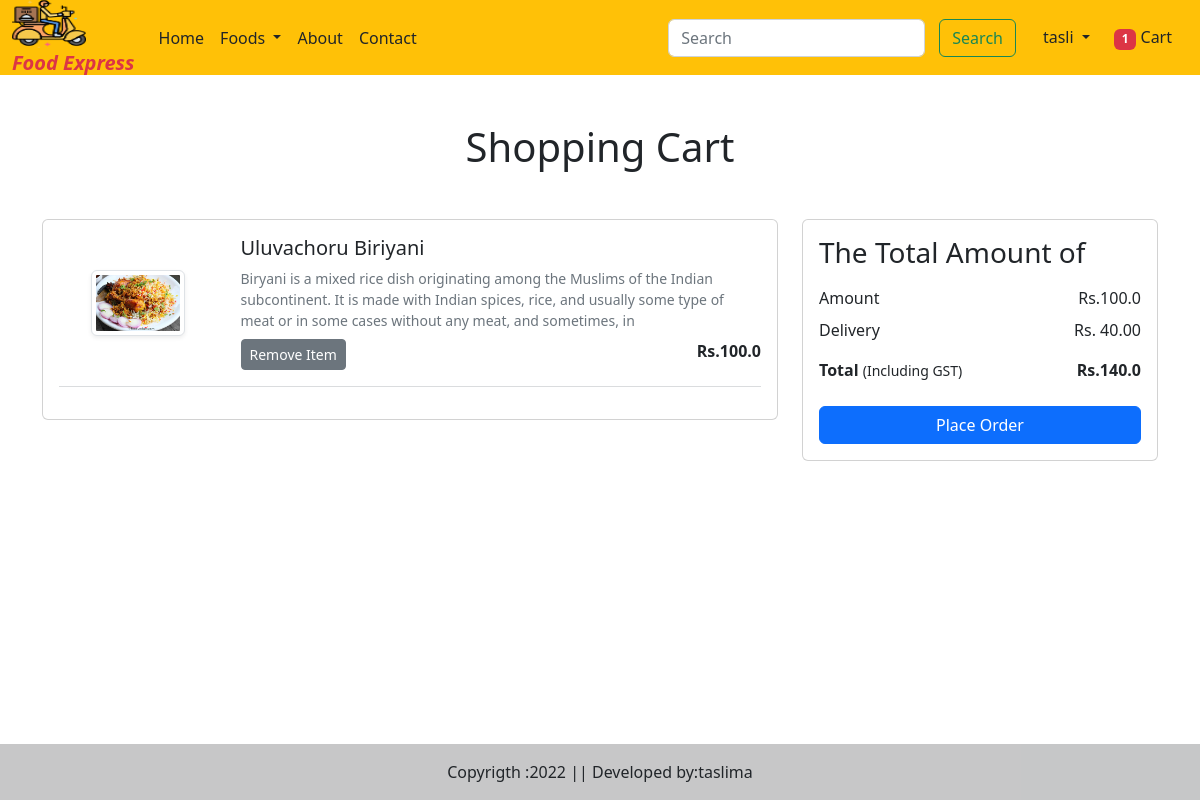
Before: /cart (signed in) with the older database file.
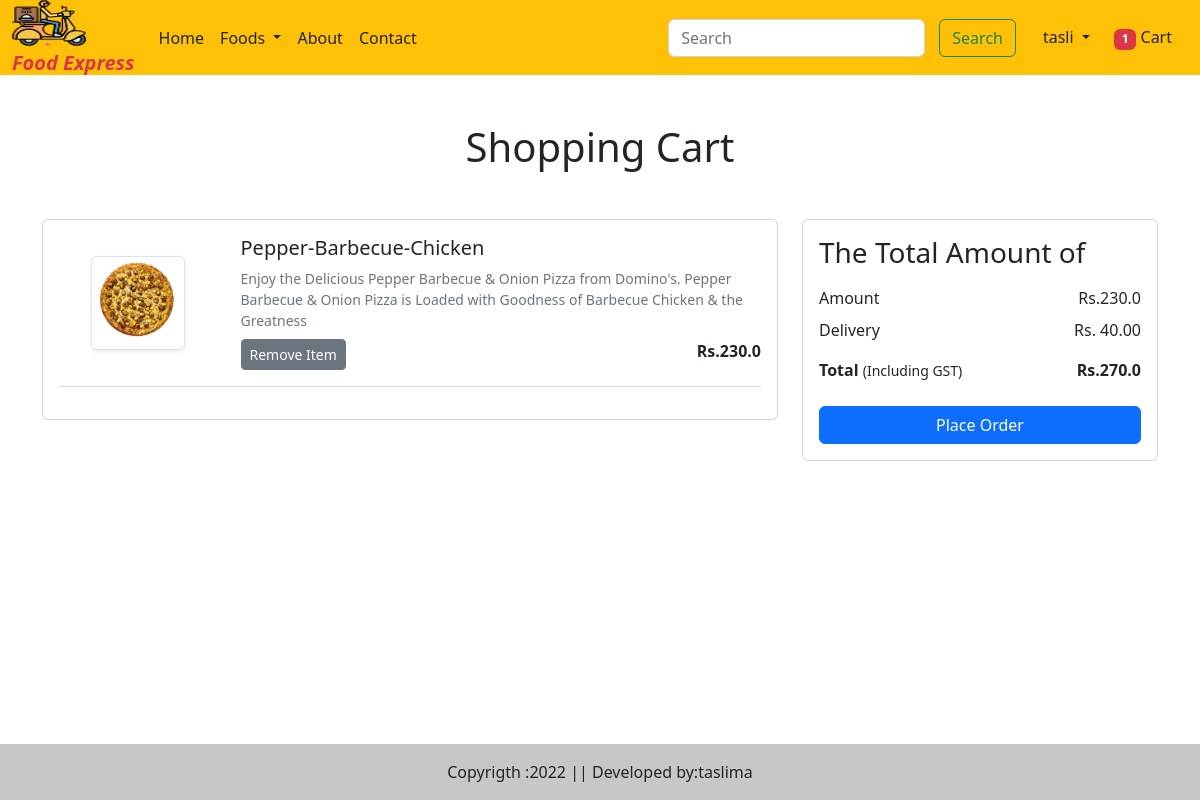
After: the same page with the newer database file.
### myapp/models.py (models this page shows, shortened)
class Cart(models.Model):
    user=models.ForeignKey(User,on_delete=models.CASCADE)
    product=models.ForeignKey(Food,on_delete=models.CASCADE)
    product_qty=models.IntegerField(null=False,blank=False,default=1)

class Food(models.Model):
    CATEGORY_CHOICES=(
        ('bi','Biriyani'),
        ('pz','Pizza'),
        ('br','Burger'),
        ('sh','Shawarma'),
        ('ch','Chicken'),
        ('pr','Paratha'),
        ('sw','Sandwich'),
        ('ds','Dosa'),
        ('fr','Fried Rice'),
        ('nd','Noodles'),
        ('md','Mandhi'),
    )
    name=models.CharField(max_length=50)
    category=models.CharField(choices=CATEGORY_CHOICES,max_length=2)
    description=models.TextField()
    active=models.BooleanField()
    price=models.FloatField()
    discount_price=models.FloatField()
    is_veg=models.BooleanField()
    food_image=models.ImageField(upload_to='Dishes')

### myapp/views.py (the view)
# urls.py: path('cart',views.show_cart,name='cart'),
@login_required(login_url='login')
def show_cart(request):
   user=request.user
   cart=Cart.objects.filter(user=user)
   if request.user.is_authenticated:
        totalitem=len(Cart.objects.filter(user=request.user))
   print(user)
   amount=0
   for p in cart:
       value = p.product_qty * p.product.discount_price
       amount= amount + value
       totalamount= amount + 40
   return render(request,'addtocart.html',locals())

### myapp/templates/addtocart.html (shortened to what this page needs)
{% extends 'base.html' %}
{% load static %}
{% block main-content %}
<div class="container my-5">
    <div class="row">
        {% if cart %}
        {% if not order_placed %}
        <h1 class="text-center mb-5">Shopping Cart</h1>
        <div class="col-sm-8">
            <div class="card">
                <div class="card-body">
                    {% for item in cart %}
                    <div class="row product-data">
                        <div class="col-sm-3 text-center align-self-center">
                            <img src="{{item.product.food_image.url }}"  class="img-fluid img-thumbnail shadow-sm" height="150" width="150">
                        </div>
                        <div class="col-sm-9">
                            <div>
                <h5>{{item.product.name}}</h5>
                <p class="mb-2 text-muted small">{{item.product.description}}</p>
                    <div class="d-flex justify-content-between">
                        <a href="{% url 'removeitem' item.product.id %}" class="remove-card btn btn-sm btn-secondary mr-3" pid={{item.product.id}}>Remove Item</a>
                        <p class="mb-0">
                            <span><strong>Rs.{{item.product.discount_price}}</strong></span>
                        </p>
                    </div>
                </div>
                        </div>
                    </div>
                    <hr class="text-muted">
                    {% endfor %}
                    {% endif %}
                </div>
            </div>
        </div>
   <div class="col-sm-4">
    <div class="card">
        <div class="card-body">
            <h3>The Total Amount of</h3>
            <ul class="list-group">
                <li class="list-group-item d-flex justify-content-between align-items-center border-0 px-0 pb-0">Amount <span id="amount">Rs.{{amount}}</span></li>
                <li class="list-group-item d-flex justify-content-between align-items-center border-0 px-0">Delivery <span>Rs. 40.00</span></li>
                <li class="list-group-item d-flex justify-content-between align-items-center border-0 px-0 mb-3">
                    <div>
                        <strong>Total</strong>
                        <small>(Including GST)</small>
                    </div>
                    <span id="totalamount"><strong>Rs.{{totalamount}}</strong></span>
                </li>
            </ul>
            <div class="d-grid"><a href="{% url 'checkout' %}" class="btn btn-primary">Place Order</a></div>
        </div>
    </div>
   </div>
{% else %}
<h1 class="text-center mb-5">Cart is Empty</h1>
{% endif %}
</div>
</div>
{% endblock main-content %}

### myapp/templates/base.html (shortened to what this page needs)
<!DOCTYPE html>
{% load static %}
<html lang="en">
<head>
    <link href="https://cdn.jsdelivr.net/npm/bootstrap@5.2.3/dist/css/bootstrap.min.css" rel="stylesheet">
    <link rel="stylesheet" href="{% static 'css/owl.carousel.min.css' %}">
    <link rel="stylesheet" href="{% static 'css/all.min.css' %}">
    <link rel="stylesheet" href="{% static 'css/style.css' %}">
</head>
<body>
    <nav class="navbar navbar-expand-lg bg-warning ">
        <div class="container-fluid">
          <a class="navbar-brand" href="#">
            <img src="{% static '/images/logo.png' %}" width="70" height="50"><br>
           <span class="text-danger lh-1 fs-8 text fst-italic fw-bold" > Food Express</span>
          </a>
          <div class="collapse navbar-collapse" id="navbarSupportedContent">
            <ul class="navbar-nav me-auto mb-2 mb-lg-0">
              <li class="nav-item">
                <a class="nav-link text-dark active" aria-current="page" href="/">Home</a>
              </li>
              <li class="nav-item dropdown">
                <a class="nav-link dropdown-toggle text-dark" href="#" role="button" data-bs-toggle="dropdown" aria-expanded="false">
               Foods
                </a>
              </li>
              <li class="nav-item">
                <a class="nav-link text-dark" href="{% url 'about' %}">About</a>
              </li>
              <li class="nav-item">
                <a class="nav-link text-dark" href="{% url 'contact' %}">Contact</a>
              </li>
            </ul>
            <form class="d-flex" role="search" action="/search">
              <input class="form-control me-2" type="search" placeholder="Search" aria-label="Search" name="search">
              <button class="btn btn-outline-success" type="submit">Search</button>
            </form>
          </div>
          <ul class="navbar-nav me-auto mb-2 mb-lg-0">
            {% if request.user.is_authenticated %}
            <li class="nav-item dropdown">
              <a class="nav-link dropdown-toggle text-dark" id="profileDropdown" href="#" role="button" data-bs-toggle="dropdown" aria-expanded="false">
          {{request.user}}
              </a>
            </li> </li>
            <li class="nav-item mx-2">
              <a href="{% url 'cart'  %}" class="nav-link text-dark">
                <span class="badge bg-danger">
                {% if totalitem > 0 %}
                {{totalitem}}
                {% endif %}</span>
                Cart</a>
          {% endif %}
          </ul>
        </div>
      </nav>
 {% block main-content %}{% endblock main-content %}
 <br>
 <br>
 <footer  class="bg-light text-center text-lg-start fixed-bottom" >
  <div class="text-center p-3" style="background-color: rgba(0, 0, 0, 0.2);">
    Copyrigth :2022 || Developed by:taslima
  </div>
 </footer>
</body>
</html>

### myapp/static/css/style.css (style rules this page uses)
img, svg { vertical-align: middle; width: 60%; }
button, input, optgroup, select, textarea { margin: 19px; font-family: inherit; font-size: inherit; line-height: inherit; margin-left: 54px; padding: 8px; border-radius: 6px; flex-flow: wrap; }

### myapp/templates/base.html (style rules this page uses)
.bg-warning { height: 75px; }
.me-2 { margin-right: -2.5rem!important; }

Changed rows visible on the page:
removed Cart: product.food_image (picture), product.name "Uluvachoru Biriyani", product.description "Biryani is a mixed rice dish originating among the Muslims of the Indian subcontinent. It is made with Indian spices, rice, and usually some type of meat or in some cases without any meat, and sometimes, in", product.discount_price "100.0"
added Cart: product.food_image (picture), product.name "Pepper-Barbecue-Chicken", product.description "Enjoy the Delicious Pepper Barbecue & Onion Pizza from Domino's. Pepper Barbecue & Onion Pizza is Loaded with Goodness of Barbecue Chicken & the Greatness", product.discount_price "230.0"
Other visible differences:
{{ amount }}: "100.0" → "230.0"
{{ totalamount }}: "140.0" → "270.0"
